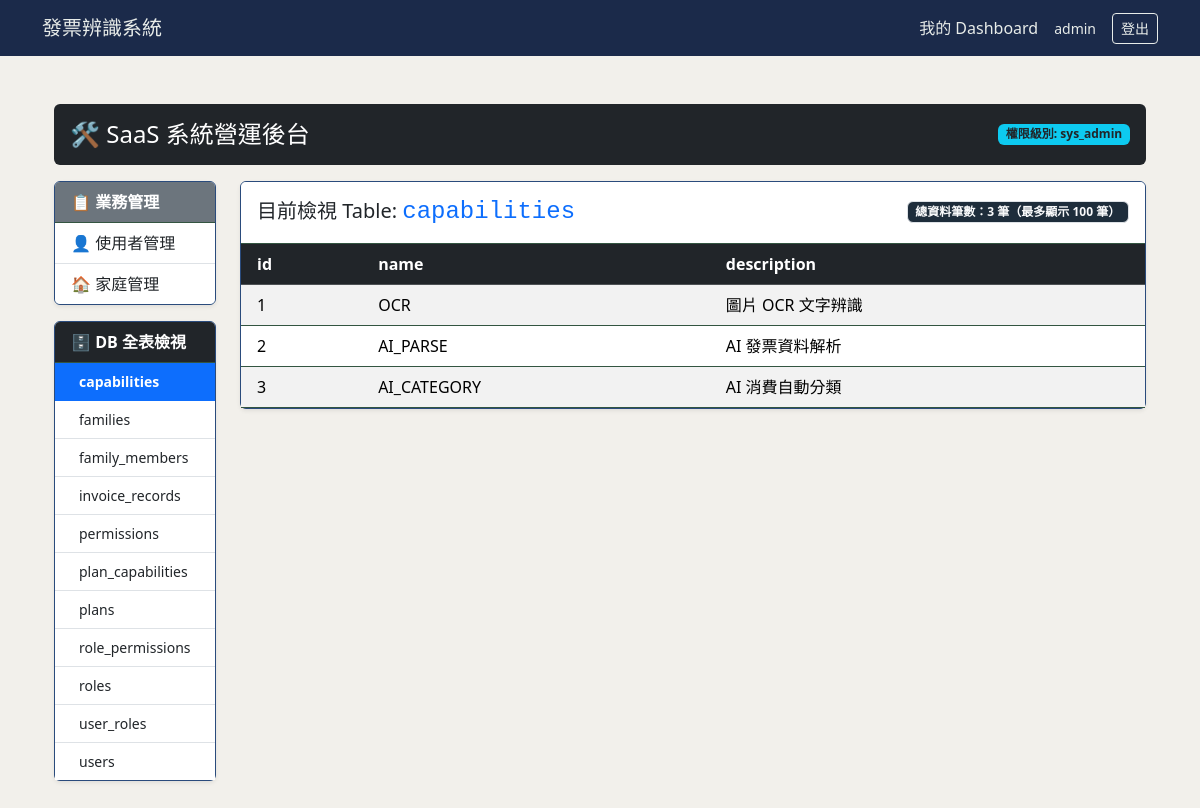
Page /admin/ (signed in) on the committed database.
### database/models/user.py (models this page shows)
class User(UserMixin,TimestampMixin, SoftDeleteMixin, db.Model):
    __tablename__ = 'users'
    id: Mapped[int] = mapped_column(Integer, primary_key=True)
    username: Mapped[str] = mapped_column(String(100), unique=True, nullable=False)
    email: Mapped[str] = mapped_column(String(120), unique=True, nullable=False)
    password_hash: Mapped[str] = mapped_column(String(200), nullable=True)
    google_id: Mapped[str] = mapped_column(String(100), unique=True, nullable=True)
    avatar: Mapped[str] = mapped_column(String(255), nullable=True)
    google_credentials: Mapped[str] = mapped_column(String(2000), nullable=True)
    target_sheet_id: Mapped[str] = mapped_column(String(100), nullable=True)
    invoices: Mapped[list["InvoiceRecord"]] = relationship("InvoiceRecord", backref="owner", lazy=True)
    roles: Mapped[list["Role"]] = relationship("Role", secondary=user_roles, back_populates="users")

### database/models/RBAC/capability.py (models this page shows, shortened)
class Capability(db.Model):
    __tablename__ = 'capabilities'
    id = db.Column(db.Integer, primary_key=True)
    name = db.Column(db.String(50), unique=True, nullable=False)   # e.g. "ai_category", "google_sheet_export"
    description = db.Column(db.String(255), nullable=True)
    plans = db.relationship("Plan", secondary=plan_capabilities, back_populates="capabilities")

### routes/admin_bp.py (the view)
@admin_bp.route("/")
@admin_required
def admin_index():
    inspector = inspect(db.engine)
    table_names = inspector.get_table_names()
    selected_table = request.args.get('table', table_names[0] if table_names else None)
    table_columns = []
    table_rows = []
    total_count = 0
    if selected_table and selected_table in table_names:
        columns_info = inspector.get_columns(selected_table)
        table_columns = [col['name'] for col in columns_info]
        query = text(f'SELECT * FROM "{selected_table}" LIMIT 100')
        result = db.session.execute(query)
        table_rows = [dict(row._mapping) for row in result]
        count_query = text(f'SELECT COUNT(*) FROM "{selected_table}"')
        total_count = db.session.execute(count_query).scalar()
    return render_template(
        'dashboard/admin/index.html',
        table_names=table_names,
        selected_table=selected_table,
        table_columns=table_columns,
        table_rows=table_rows,
        total_count=total_count
    )

### core/login.py (called while the page is built)
@login_manager.user_loader
def load_user(user_id: str):
    return User.query.get(int(user_id))

### templates/dashboard/admin/index.html (shortened to what this page needs)
{% extends "base.html" %}
{% block content %}
<div class="container-fluid py-4">
	<div class="row mb-3">
		{% include "dashboard/admin/_header.html" %}
	</div>
	<div class="row">
		{% include "dashboard/admin/_sidebar.html" %}
		<div class="col-md-9 col-lg-10">
			{% if selected_table %}
			<div class="card shadow-sm">
				<div class="card-header bg-white d-flex justify-content-between align-items-center py-3">
					<h5 class="mb-0">
						目前檢視 Table: <code class="fs-4 text-primary">{{ selected_table }}</code>
					</h5>
					<span class="badge bg-light text-light border">
						總資料筆數：<strong>{{ total_count }}</strong> 筆（最多顯示 100 筆）
					</span>
				</div>
				<div class="card-body p-0">
					<div class="table-responsive" style="max-height: 65vh;">
						<table class="table table-hover table-striped border-0 mb-0 align-middle">
							<thead class="table-dark sticky-top">
								<tr>
								{% for col in table_columns %}
									<th scope="col" class="text-nowrap px-3">{{ col }}</th>
								{% endfor %}
								</tr>
							</thead>
							<tbody>
								{% if table_rows %}
								{% for row in table_rows %}
									<tr>
									{% for col in table_columns %}
										<td class="text-nowrap px-3">
										{% if row[col] is none %}
											<span class="badge bg-secondary opacity-50">NULL</span>
										{% elif row[col] is sameas true %}
											<span class="badge bg-success">TRUE</span>
										{% elif row[col] is sameas false %}
											<span class="badge bg-danger">FALSE</span>
										{% else %}
											{{ row[col] }}
										{% endif %}
										</td>
									{% endfor %}
									</tr>
								{% endfor %}
								{% endif %}
							</tbody>
						</table>
					</div>
				</div>
			</div>
			{% else %}
			<div class="alert alert-warning" role="alert">
				尚未偵測到任何資料庫 Table，請先確認 `database/init_db.py` 是否已正常執行。
			</div>
			{% endif %}
		</div>
	</div>
</div>
{% endblock %}

### templates/base.html (shortened to what this page needs)
<!DOCTYPE html>
<html lang="zh-TW">
<head>
    <link href="https://cdn.jsdelivr.net/npm/bootstrap@5.3.2/dist/css/bootstrap.min.css" rel="stylesheet">
    <link rel="stylesheet" href="{{ url_for('static', filename='css/style.css') }}">
</head>
<body>
    <nav class="navbar">
        <div class="container">
            <a class="navbar-brand" href="{{ url_for('invoice.upload_view') }}">發票辨識系統</a>
            <div class="d-flex align-items-center gap-3">
                {% if current_user.is_authenticated %}
                    <a class="text-decoration-none" href="{{ url_for('dashboard.index') }}">
                        {% if current_user.is_admin %}管理後台{% else %}我的 Dashboard{% endif %}
                    </a>
                    <span class="small">{{ current_user.username }}</span>
                    <a class="btn btn-outline-light btn-sm" href="{{ url_for('auth.logout') }}">登出</a>
                {% else %}
                    <a class="btn btn-outline-light btn-sm" href="{{ url_for('auth.login') }}">登入</a>
                {% endif %}
            </div>
        </div>
    </nav>
    <main class="container py-4">
        {% block content %}{% endblock %}
    </main>
</body>
</html>

### static/css/style.css (style rules this page uses)
body { background-color: #F2F0EB; color: #8CADD3; }
.navbar { background-color: #1B2A4A; }
.navbar .navbar-brand, .navbar a, .navbar span { color: #E8ECE9; }
.navbar .btn-outline-light { color: #E8ECE9; border-color: #E8ECE9; }
.card { background-color: #D3E4F1; border-color: #2A4B7C; }
.card-header { background-color: #0f2a1b; border-bottom-color: #335541; }
.table { color: #e5e7eb; }
.table thead { background-color: #0f2a1a; }
.table tbody tr { border-bottom-color: #335541; }
.bg-light { background-color: #1e2d3b !important; }

### rows in the picture
User: username "admin"
Capability: id "1" "OCR" "圖片 OCR 文字辨識"
Capability: id "2" "AI_PARSE" "AI 發票資料解析"
Capability: id "3" "AI_CATEGORY" "AI 消費自動分類"

### other values in the picture
{{ name }} "capabilities" "families" "family_members" "invoice_records" "permissions" "plan_capabilities" "plans" "role_permissions" "roles" "user_roles" "users"
{{ selected_table }} "capabilities"
{{ total_count }} "3"
{{ col }} "id" "name" "description"
